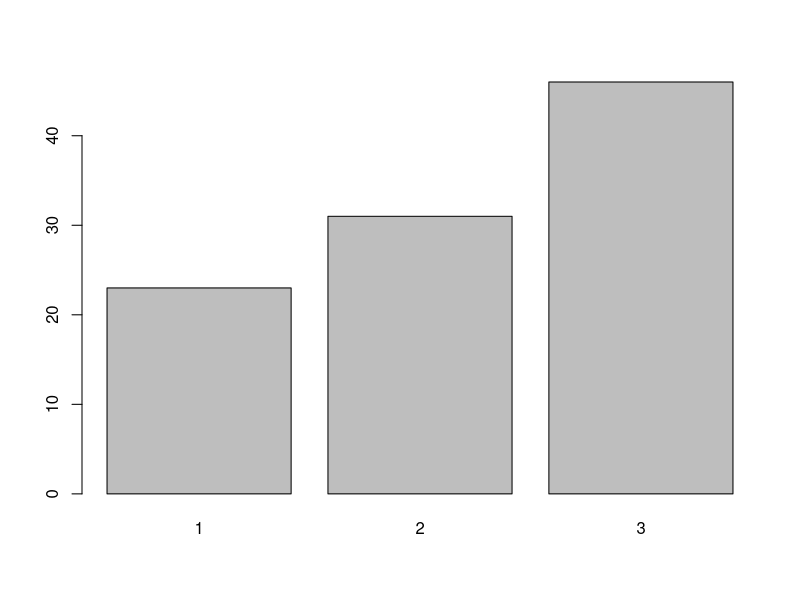

Source code (R):
## ---- chunk 1

library(dplyr)

x <- 1:12

sample(x)

#With replace 

sample(x,replace = TRUE)

# With Probability

barplot(table(sample(1:3,100,replace = TRUE, prob = c(0.25,0.25,0.50))))

# Bernoulli's Trials

sample(c(0,1),10, replace = TRUE)

# random sampling data frame (3 rows)

sampled_mtcars = mtcars[sample(nrow(mtcars), 3, replace = TRUE),]

sampled_mtcars

# random sampling using dplyr

sampled_mtcars_dplyr = sample_n(mtcars, 5)

sampled_mtcars_dplyr

